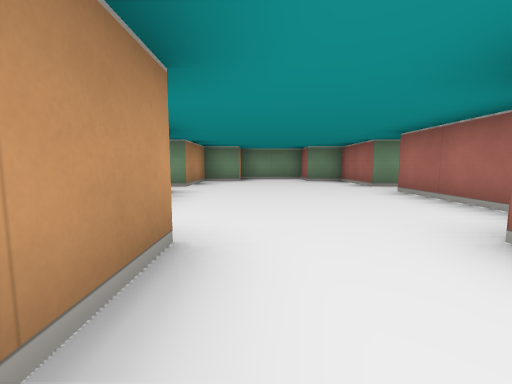
View 1 (above)

15 first-person views from a walk through a cub3D maze. The camera is about half as high as the walls, tilts 6° down and sees 90° across. The floor is counted in squares. Each view is taken from the middle of a square. On the plan, view 1 faces up. The plan holds only what a view shows up to about 9 squares ahead; the rest is blank. The place goes on beyond the plan.

View 2
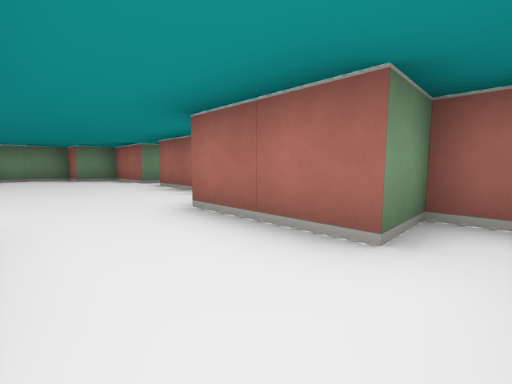

View 3
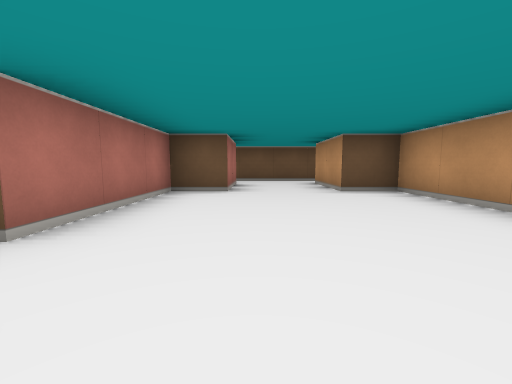

View 4
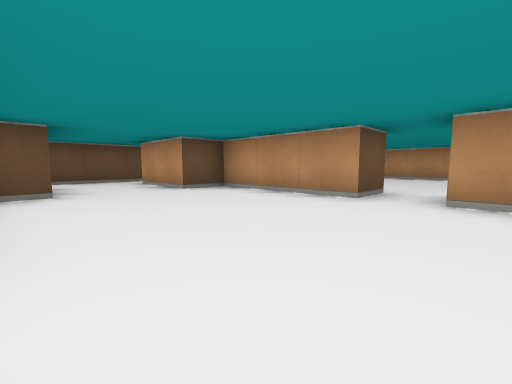

View 5
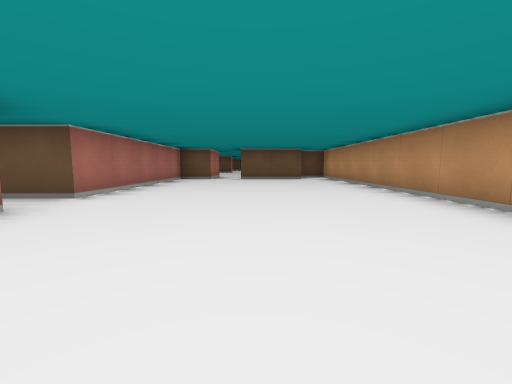

View 6
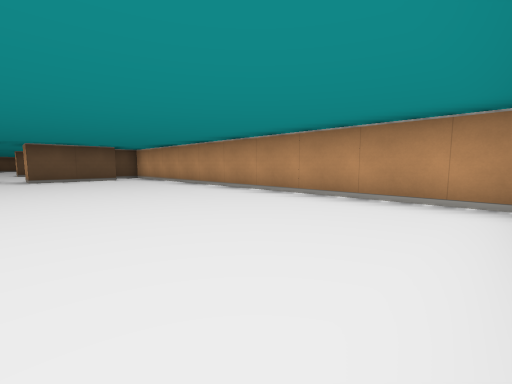

View 7
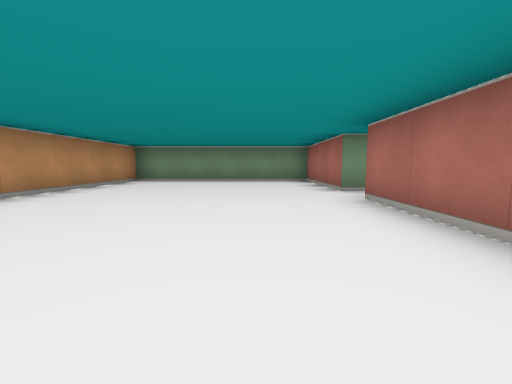

View 8
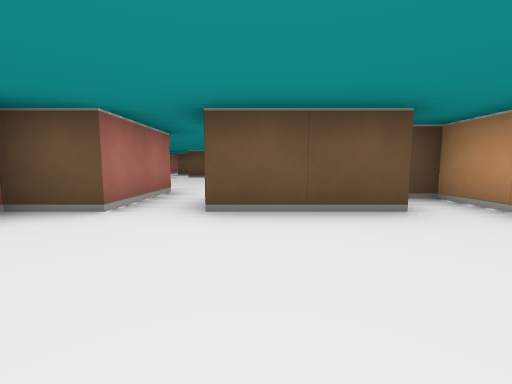

View 9
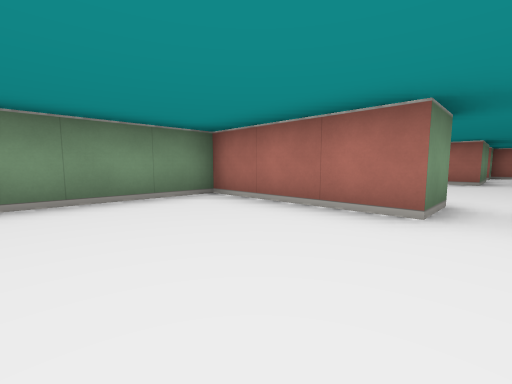

View 10
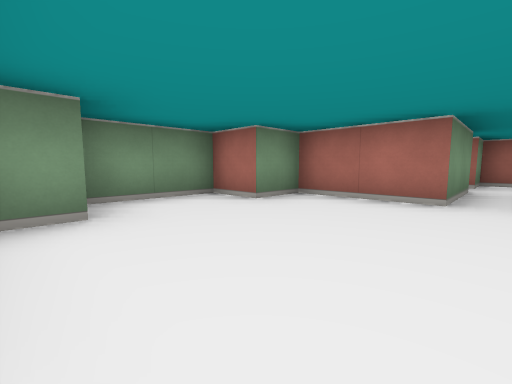

View 11
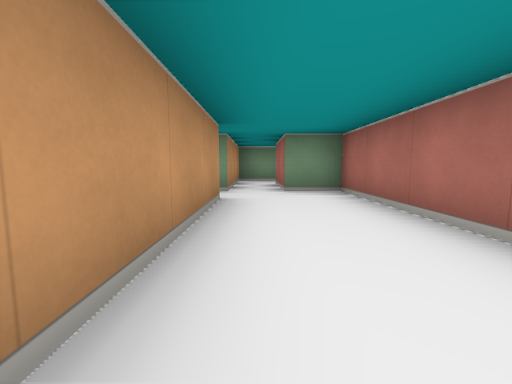

View 12
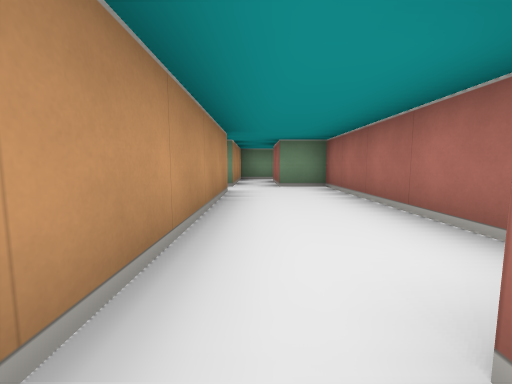

View 13
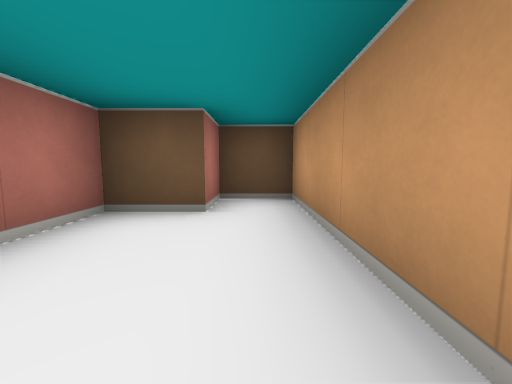

View 14
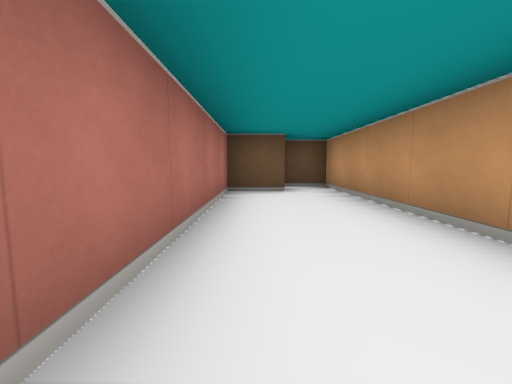

View 15
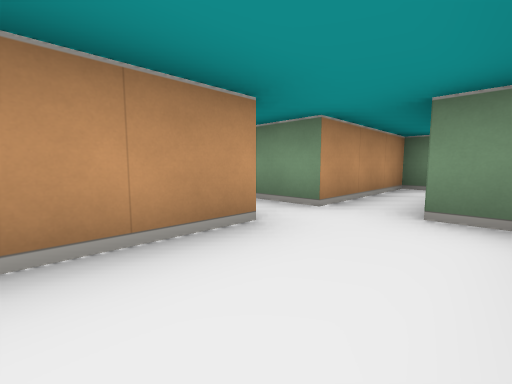

### Floor plan
Points are (right, up) in squares from view 1. A wall is a line through its corners. A room is listed if a view was taken in it or the views show most of it. See-through windows are left out.
Room 1 (views 1, 2)
walls: (-0.5, 1.5) (-0.5, -0.5); (-1, -1.5) (1.6, -1.5); (2.5, -1.1) (2.5, -0.5) (1.5, -0.5) (1.5, 1.5)
ways out: opening at (0.5, 0.5) to room 2
Room 2 (views 3, 4, 10)
walls: (-0.4, 7.5) (-1.5, 7.5) (-1.5, 5.5) (-2.5, 5.5); (-2.5, 4.5) (-1.5, 4.5) (-1.5, 1.5) (-0.5, 1.5); (2.5, 5.5) (2.5, 7.5) (1.5, 7.5) (1.5, 8.5) (-0.5, 8.5); (1.5, 1.5) (2.5, 1.5) (2.5, 4.5)
ways out: opening at (0.5, 0.5) to room 1; opening at (-2, 5) to room 3; opening at (3.5, 5) to room 4
Room 3 (views 5, 6, 7, 8, 9)
walls: (-2.5, 5.5) (-2.5, 8.5) (-7.5, 8.5) (-7.5, -1.5) (-6.8, -1.5); (-6.6, -0.5) (-4.5, -0.5) (-4.5, -1.5); (-3.5, -1.5) (-3.5, -0.5) (-2.5, -0.5) (-2.5, 4.5)
ways out: opening at (-2, 5) to room 2; opening at (-4, -2)
Room 4 (views 11, 12, 13, 14, 15)
walls: (4.5, 4.5) (4.5, -0.5) (5.5, -0.5) (5.5, 0.5) (6.5, 0.5) (6.5, 5.5) (5.5, 5.5); (4.5, 5.5) (2.5, 5.5)
ways out: opening at (3.5, 5) to room 2; opening at (5, 5)

Positions as (right, up) in squares from view 1, and headings:
1: (0, 0), facing up
2: (0, -1), facing up-right
3: (1, 6), facing down
4: (2, 6), facing down-left
5: (-5, 8), facing down
6: (-4, 8), facing down-left
7: (-4, 1), facing up
8: (-5, 2), facing down
9: (-5, 5), facing up-right
10: (-1, 5), facing up-right
11: (5, 1), facing up
12: (5, 0), facing up
13: (5, 3), facing down
14: (6, 5), facing down
15: (6, 3), facing up-left
